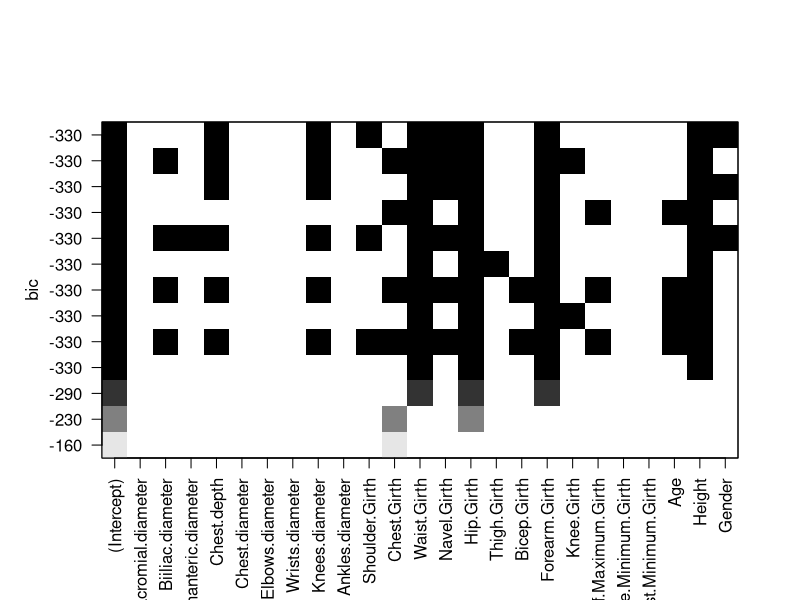

The R script that drew this image:
## ---- chunk 1
knitr::opts_chunk$set(echo = TRUE)
library(dplyr)
library(tidyverse)
library(ggpubr)
## ---- chunk 2
datos <- read.csv2("EP09 Datos.csv", sep = ";")
## ---- chunk 3
# Crear la variable IMC
datos$IMC <- datos$Weight / (datos$Height / 100)^2

# Sobrepeso: IMC >= 25.0
# No sobrepeso: IMC < 25.0
# Crear la variable dicotómica EN (estado nutricional)
datos$EN <- ifelse(datos$IMC >= 25.0, "Sobrepeso", "No Sobrepeso")
head(datos)
## ---- chunk 4
set.seed(8215)
## ---- chunk 5
# Separo los datos con sobrepeso y sin sobrepeso
personas_sobrepeso = datos[datos$EN == "Sobrepeso",]
personas_no_sobrepeso = datos[datos$EN == "No Sobrepeso",]
# Obtengo una muestra de 50 de cada conjunto de datos que se separó
muestra_sobrepeso = personas_sobrepeso[sample(1:nrow(personas_sobrepeso), size = 50),] 
muestra_no_sobrepeso = personas_no_sobrepeso[sample(1:nrow(personas_no_sobrepeso), size = 50),] 
# Uno las dos muestras en una, asegurando que la mitad tiene sobrepeso y la otra mitad no sobrepeso
muestra_total = rbind(muestra_sobrepeso, muestra_no_sobrepeso)
## ---- chunk 6
library("leaps")
# Seleccionar variables predictoras

predictors <- muestra_total[, !(names(muestra_total)  %in% c("IMC", "EN"))]



model <- regsubsets(Weight ~ ., data=predictors, nbest = 1, nvmax = 13)
names(summary(model))


summary(model)$which

plot(model)

## ---- chunk 7

## ---- chunk 8

## ---- chunk 9
